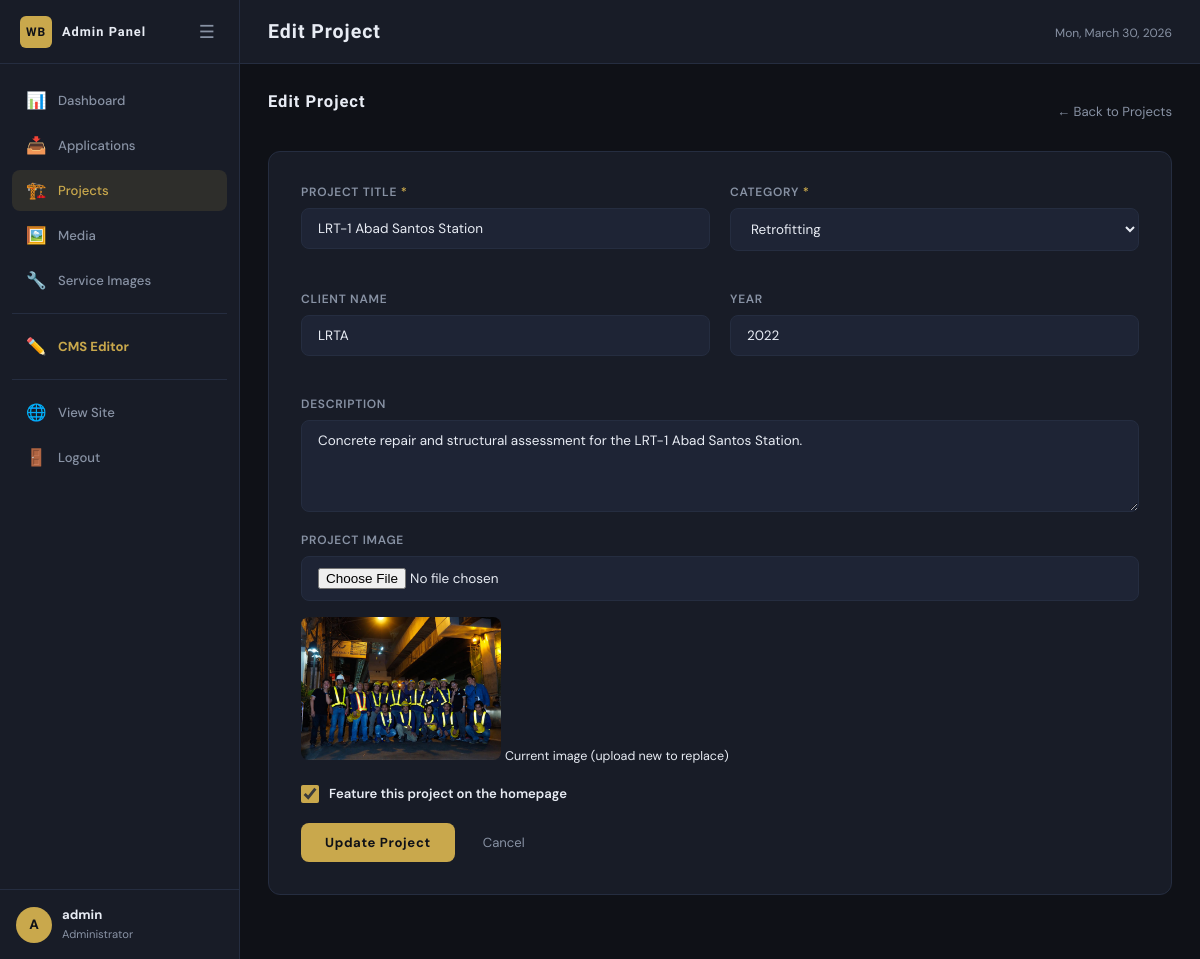
The page /admin/projects/1/edit (signed in) on the database its author committed.
### tables this page shows
CREATE TABLE projects (
        id INTEGER PRIMARY KEY AUTOINCREMENT,
        title TEXT NOT NULL, category TEXT NOT NULL, description TEXT,
        image_path TEXT, client TEXT, year INTEGER, featured INTEGER DEFAULT 0,
        created_at TIMESTAMP DEFAULT CURRENT_TIMESTAMP);

### app.py (the view, shortened to what this page needs)
@app.route('/admin/projects/<int:proj_id>/edit', methods=['GET', 'POST'])
@login_required
def admin_edit_project(proj_id):
    conn    = get_db()
    project = conn.execute("SELECT * FROM projects WHERE id=?", (proj_id,)).fetchone()
    conn.close()
    return render_template('admin/project_form.html', project=project)

### app.py (called while the page is built)
def get_db():
    conn = sqlite3.connect(DATABASE)
    conn.row_factory = sqlite3.Row
    return conn

def login_required(f):
    @wraps(f)
    def decorated(*args, **kwargs):
        if 'admin_logged_in' not in session:
            return redirect(url_for('admin_login'))
        return f(*args, **kwargs)
    return decorated

@app.context_processor
def inject_cms():
    flat = {}
    try:
        conn = get_db()
        rows = conn.execute("SELECT content_key, content_value FROM cms_content").fetchall()
        conn.close()
        flat = {row['content_key']: (row['content_value'] or '') for row in rows}
    except Exception:
        pass
    return {'cms': flat, 'c': flat}   # `c` is shorthand alias

### templates/admin/project_form.html (shortened to what this page needs)
{% extends "admin/base_admin.html" %}
{% block page_title %}{{ 'Edit' if project else 'Add' }} Project{% endblock %}
{% block admin_content %}
<div class="admin-section">
  <div class="section-header-row">
    <h2 class="admin-section-title">{{ 'Edit Project' if project else 'New Project' }}</h2>
    <a href="{{ url_for('admin_projects') }}" class="back-link">← Back to Projects</a>
  </div>
  <div class="form-card">
    <form method="POST" enctype="multipart/form-data">
      <div class="form-row">
        <div class="form-group">
          <label>Project Title <span class="req">*</span></label>
          <input type="text" name="title" value="{{ project.title if project else '' }}" required placeholder="e.g. LRT-1 Abad Santos Station">
        </div>
        <div class="form-group">
          <label>Category <span class="req">*</span></label>
          <select name="category" required>
            {% for cat in ['Structural Assessment','Retrofitting','Concrete Repair','Value Engineering','Structural Strengthening'] %}
            <option value="{{ cat }}" {{ 'selected' if project and project.category == cat }}>{{ cat }}</option>
            {% endfor %}
          </select>
        </div>
      </div>
      <div class="form-row">
        <div class="form-group">
          <label>Client Name</label>
          <input type="text" name="client" value="{{ project.client if project else '' }}" placeholder="e.g. LRTA">
        </div>
        <div class="form-group">
          <label>Year</label>
          <input type="number" name="year" value="{{ project.year if project else '' }}" placeholder="2024" min="2000" max="2030">
        </div>
      </div>
      <div class="form-group full-width">
        <label>Description</label>
        <textarea name="description" rows="4" placeholder="Brief description of the project scope and scope of work...">{{ project.description if project else '' }}</textarea>
      </div>
      <div class="form-group full-width">
        <label>Project Image</label>
        <input type="file" name="image" accept=".jpg,.jpeg,.png,.gif">
        {% if project and project.image_path %}
          <div class="current-image">
            <img src="/{{ project.image_path }}" alt="Current image" style="max-width:200px;margin-top:8px;border-radius:8px">
            <small>Current image (upload new to replace)</small>
          </div>
        {% endif %}
      </div>
      <div class="form-group">
        <label class="checkbox-label">
          <input type="checkbox" name="featured" {{ 'checked' if project and project.featured }}>
          <span>Feature this project on the homepage</span>
        </label>
      </div>
      <div class="form-actions">
        <button type="submit" class="btn-admin-primary">{{ 'Update Project' if project else 'Add Project' }}</button>
        <a href="{{ url_for('admin_projects') }}" class="btn-admin-cancel">Cancel</a>
      </div>
    </form>
  </div>
</div>
{% endblock %}

### static/css/admin.css (style rules this page uses)
:root { --c-bg: #0f1117; --c-surface: #181c27; --c-panel: #1e2435; --c-border: #252d40; --c-gold: #c9a84c; --c-text: #e8ecf4; --c-muted: #8892a4; --c-dim: #545e73; --c-blue: #3b82f6; --c-green: #22c55e; --c-orange: #f59e0b; --c-red: #ef4444; --c-purple: #a855f7; --f-display: 'Barlow Condensed', sans-serif; --f-body: 'DM Sans', sans-serif; --sidebar-w: 240px; --topbar-h: 64px; }
*, *::before, *::after { box-sizing: border-box; margin: 0; padding: 0; }
html { font-size: 15px; }
body { font-family: var(--f-body); background: var(--c-bg); color: var(--c-text); }
a { text-decoration: none; color: inherit; }
button { cursor: pointer; border: none; background: none; font-family: inherit; }
input, select, textarea { font-family: inherit; }
.admin-section { margin-bottom: 36px; }
.admin-section-title { font-family: var(--f-display); font-size: 1.1rem; font-weight: 700; letter-spacing: 0.06em; color: var(--c-text); margin-bottom: 20px; }
.section-header-row { display: flex; align-items: center; justify-content: space-between; margin-bottom: 20px; }
.form-card { background: var(--c-surface); border: 1px solid var(--c-border); border-radius: 12px; padding: 32px; }
.form-row { display: grid; grid-template-columns: 1fr 1fr; gap: 20px; margin-bottom: 20px; }
.form-group { display: flex; flex-direction: column; gap: 8px; margin-bottom: 20px; }
.form-group.full-width { grid-column: span 2; }
.form-group label { font-size: 0.8rem; font-weight: 600; letter-spacing: 0.06em; text-transform: uppercase; color: var(--c-muted); }
.form-group input, .form-group select, .form-group textarea { background: var(--c-panel); border: 1px solid var(--c-border); border-radius: 8px; padding: 11px 16px; color: var(--c-text); font-size: 0.9rem; transition: all 0.2s ease; width: 100%; }
.form-group input::placeholder, .form-group textarea::placeholder { color: var(--c-dim); }
.checkbox-label { display: flex; align-items: center; gap: 10px; cursor: pointer; }
.checkbox-label input { width: 18px; height: 18px; accent-color: var(--c-gold); }
.checkbox-label span { font-size: 0.875rem; color: var(--c-text); text-transform: none; letter-spacing: 0; }
.req { color: var(--c-gold); }
.form-actions { display: flex; gap: 12px; align-items: center; margin-top: 8px; }
.back-link { font-size: 0.875rem; color: var(--c-muted); transition: color 0.2s; }
.btn-admin-primary { padding: 11px 24px; background: var(--c-gold); color: var(--c-bg); border-radius: 8px; font-weight: 700; font-size: 0.875rem; letter-spacing: 0.05em; transition: all 0.2s ease; display: inline-flex; align-items: center; gap: 6px; text-decoration: none; }
.btn-admin-cancel { color: var(--c-muted); font-size: 0.875rem; padding: 10px 16px; transition: color 0.2s; }

### rows shown on the page
projects: title "LRT-1 Abad Santos Station", client "LRTA", year "2022", description "Concrete repair and structural assessment for the LRT-1 Abad Santos Station.", image_path (picture)

### other values the page prints
{{ session.admin_username[0]|upper }} "A"
{{ session.admin_username }} "admin"
{{ 'Edit' if project else 'Add' }} "Edit"
{{ 'Edit Project' if project else 'New Project' }} "Edit Project"
{{ 'Update Project' if project else 'Add Project' }} "Update Project"
form field category "Retrofitting"
